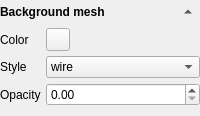
        <widget class="QWidget" name="widget_bkgr_mesh" native="true">
         <layout class="QGridLayout" name="gridLayout_3">
          <property name="leftMargin">
           <number>0</number>
          </property>
          <property name="topMargin">
           <number>0</number>
          </property>
          <property name="rightMargin">
           <number>0</number>
          </property>
          <property name="bottomMargin">
           <number>5</number>
          </property>
          <property name="spacing">
           <number>5</number>
          </property>
          <item row="0" column="0">
           <widget class="QLabel" name="label_2">
            <property name="font">
             <font>
              <weight>75</weight>
              <bold>true</bold>
             </font>
            </property>
            <property name="text">
             <string>Background mesh</string>
            </property>
           </widget>
          </item>
          <item row="0" column="1">
           <widget class="QToolButton" name="toolButton_bkgr_mesh_toggle">
            <property name="text">
             <string>...</string>
            </property>
            <property name="autoRaise">
             <bool>true</bool>
            </property>
            <property name="arrowType">
             <enum>Qt::UpArrow</enum>
            </property>
           </widget>
          </item>
          <item row="1" column="0" colspan="2">
           <widget class="QWidget" name="widget_bkgr_mesh_opts" native="true">
            <layout class="QGridLayout" name="gridLayout_6">
             <property name="leftMargin">
              <number>0</number>
             </property>
             <property name="topMargin">
              <number>0</number>
             </property>
             <property name="rightMargin">
              <number>0</number>
             </property>
             <property name="bottomMargin">
              <number>5</number>
             </property>
             <property name="spacing">
              <number>5</number>
             </property>
             <item row="1" column="0">
              <widget class="QLabel" name="label_8">
               <property name="text">
                <string>Style</string>
               </property>
              </widget>
             </item>
             <item row="2" column="0">
              <widget class="QLabel" name="label_9">
               <property name="text">
                <string>Opacity</string>
               </property>
              </widget>
             </item>
             <item row="0" column="0">
              <widget class="QLabel" name="label_7">
               <property name="text">
                <string>Color</string>
               </property>
              </widget>
             </item>
             <item row="0" column="1">
              <widget class="QToolButton" name="toolButton_bkgr_mesh_color">
               <property name="text">
                <string/>
               </property>
              </widget>
             </item>
             <item row="1" column="1">
              <widget class="QComboBox" name="comboBox_bkgr_mesh_style">
               <property name="sizePolicy">
                <sizepolicy hsizetype="Expanding" vsizetype="Fixed">
                 <horstretch>0</horstretch>
                 <verstretch>0</verstretch>
                </sizepolicy>
               </property>
               <item>
                <property name="text">
                 <string>wire</string>
                </property>
               </item>
               <item>
                <property name="text">
                 <string>solid</string>
                </property>
               </item>
               <item>
                <property name="text">
                 <string>edges</string>
                </property>
               </item>
               <item>
                <property name="text">
                 <string>points</string>
                </property>
               </item>
              </widget>
             </item>
             <item row="2" column="1">
              <widget class="QDoubleSpinBox" name="doubleSpinBox_bkgr_mesh_opactity">
               <property name="maximum">
                <double>1.000000000000000</double>
               </property>
               <property name="singleStep">
                <double>0.100000000000000</double>
               </property>
              </widget>
             </item>
            </layout>
           </widget>
          </item>
         </layout>
        </widget>
